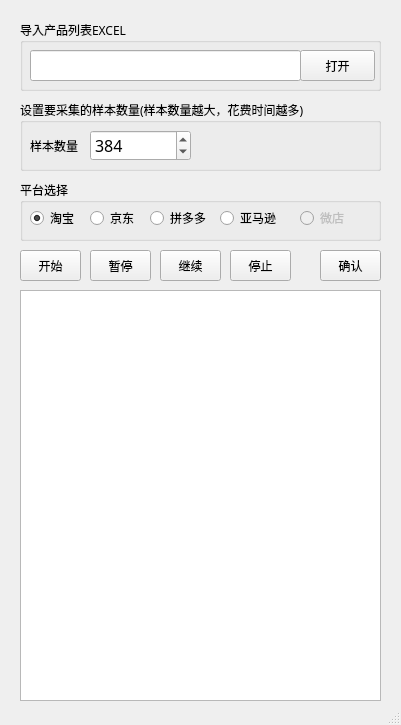
<?xml version="1.0" encoding="UTF-8"?>
<ui version="4.0">
 <class>MainWindow</class>
 <widget class="QMainWindow" name="MainWindow">
  <property name="geometry">
   <rect>
    <x>0</x>
    <y>0</y>
    <width>401</width>
    <height>725</height>
   </rect>
  </property>
  <property name="minimumSize">
   <size>
    <width>401</width>
    <height>725</height>
   </size>
  </property>
  <property name="maximumSize">
   <size>
    <width>491</width>
    <height>725</height>
   </size>
  </property>
  <property name="windowTitle">
   <string>kiki烹小鲜</string>
  </property>
  <widget class="QWidget" name="centralwidget">
   <widget class="QGroupBox" name="groupBox">
    <property name="geometry">
     <rect>
      <x>20</x>
      <y>20</y>
      <width>361</width>
      <height>71</height>
     </rect>
    </property>
    <property name="font">
     <font>
      <family>微软雅黑</family>
     </font>
    </property>
    <property name="title">
     <string>导入产品列表EXCEL</string>
    </property>
    <widget class="QLineEdit" name="lineEdit_input_excel">
     <property name="geometry">
      <rect>
       <x>10</x>
       <y>30</y>
       <width>271</width>
       <height>31</height>
      </rect>
     </property>
     <property name="font">
      <font>
       <family>微软雅黑</family>
      </font>
     </property>
    </widget>
    <widget class="QPushButton" name="pushButton_select_excel">
     <property name="geometry">
      <rect>
       <x>280</x>
       <y>30</y>
       <width>75</width>
       <height>31</height>
      </rect>
     </property>
     <property name="font">
      <font>
       <family>微软雅黑</family>
      </font>
     </property>
     <property name="text">
      <string>打开</string>
     </property>
    </widget>
   </widget>
   <widget class="QGroupBox" name="groupBox_3">
    <property name="geometry">
     <rect>
      <x>20</x>
      <y>180</y>
      <width>361</width>
      <height>61</height>
     </rect>
    </property>
    <property name="font">
     <font>
      <family>微软雅黑</family>
     </font>
    </property>
    <property name="title">
     <string>平台选择</string>
    </property>
    <widget class="QRadioButton" name="radioButton_platform_tb">
     <property name="geometry">
      <rect>
       <x>10</x>
       <y>30</y>
       <width>51</width>
       <height>16</height>
      </rect>
     </property>
     <property name="font">
      <font>
       <family>微软雅黑</family>
      </font>
     </property>
     <property name="text">
      <string>淘宝</string>
     </property>
     <property name="checked">
      <bool>true</bool>
     </property>
    </widget>
    <widget class="QRadioButton" name="radioButton_platform_jd">
     <property name="geometry">
      <rect>
       <x>70</x>
       <y>30</y>
       <width>51</width>
       <height>16</height>
      </rect>
     </property>
     <property name="font">
      <font>
       <family>微软雅黑</family>
      </font>
     </property>
     <property name="text">
      <string>京东</string>
     </property>
    </widget>
    <widget class="QRadioButton" name="radioButton_platform_pdd">
     <property name="enabled">
      <bool>true</bool>
     </property>
     <property name="geometry">
      <rect>
       <x>130</x>
       <y>30</y>
       <width>61</width>
       <height>16</height>
      </rect>
     </property>
     <property name="font">
      <font>
       <family>微软雅黑</family>
      </font>
     </property>
     <property name="text">
      <string>拼多多</string>
     </property>
    </widget>
    <widget class="QRadioButton" name="radioButton_platform_am">
     <property name="enabled">
      <bool>true</bool>
     </property>
     <property name="geometry">
      <rect>
       <x>200</x>
       <y>30</y>
       <width>61</width>
       <height>16</height>
      </rect>
     </property>
     <property name="font">
      <font>
       <family>微软雅黑</family>
      </font>
     </property>
     <property name="text">
      <string>亚马逊</string>
     </property>
    </widget>
    <widget class="QRadioButton" name="radioButton_platform_wd">
     <property name="enabled">
      <bool>false</bool>
     </property>
     <property name="geometry">
      <rect>
       <x>280</x>
       <y>30</y>
       <width>51</width>
       <height>16</height>
      </rect>
     </property>
     <property name="font">
      <font>
       <family>微软雅黑</family>
      </font>
     </property>
     <property name="text">
      <string>微店</string>
     </property>
    </widget>
   </widget>
   <widget class="QPushButton" name="pushButton_start">
    <property name="geometry">
     <rect>
      <x>20</x>
      <y>250</y>
      <width>61</width>
      <height>31</height>
     </rect>
    </property>
    <property name="font">
     <font>
      <family>微软雅黑</family>
     </font>
    </property>
    <property name="text">
     <string>开始</string>
    </property>
   </widget>
   <widget class="QPushButton" name="pushButton_pause">
    <property name="geometry">
     <rect>
      <x>90</x>
      <y>250</y>
      <width>61</width>
      <height>31</height>
     </rect>
    </property>
    <property name="font">
     <font>
      <family>微软雅黑</family>
     </font>
    </property>
    <property name="text">
     <string>暂停</string>
    </property>
   </widget>
   <widget class="QPushButton" name="pushButton_stop">
    <property name="geometry">
     <rect>
      <x>230</x>
      <y>250</y>
      <width>61</width>
      <height>31</height>
     </rect>
    </property>
    <property name="font">
     <font>
      <family>微软雅黑</family>
     </font>
    </property>
    <property name="text">
     <string>停止</string>
    </property>
   </widget>
   <widget class="QTextBrowser" name="textBrowser">
    <property name="geometry">
     <rect>
      <x>20</x>
      <y>290</y>
      <width>361</width>
      <height>411</height>
     </rect>
    </property>
    <property name="font">
     <font>
      <family>微软雅黑</family>
     </font>
    </property>
   </widget>
   <widget class="QGroupBox" name="groupBox_4">
    <property name="geometry">
     <rect>
      <x>20</x>
      <y>100</y>
      <width>361</width>
      <height>71</height>
     </rect>
    </property>
    <property name="font">
     <font>
      <family>微软雅黑</family>
     </font>
    </property>
    <property name="title">
     <string>设置要采集的样本数量(样本数量越大，花费时间越多)</string>
    </property>
    <widget class="QSpinBox" name="spinBox_sales_count">
     <property name="geometry">
      <rect>
       <x>70</x>
       <y>30</y>
       <width>101</width>
       <height>31</height>
      </rect>
     </property>
     <property name="font">
      <font>
       <family>微软雅黑</family>
       <pointsize>12</pointsize>
      </font>
     </property>
     <property name="maximum">
      <number>9999</number>
     </property>
     <property name="value">
      <number>384</number>
     </property>
    </widget>
    <widget class="QLabel" name="label_5">
     <property name="geometry">
      <rect>
       <x>10</x>
       <y>30</y>
       <width>54</width>
       <height>31</height>
      </rect>
     </property>
     <property name="font">
      <font>
       <family>微软雅黑</family>
      </font>
     </property>
     <property name="text">
      <string>样本数量</string>
     </property>
    </widget>
   </widget>
   <widget class="QPushButton" name="pushButton_continue">
    <property name="geometry">
     <rect>
      <x>160</x>
      <y>250</y>
      <width>61</width>
      <height>31</height>
     </rect>
    </property>
    <property name="font">
     <font>
      <family>微软雅黑</family>
     </font>
    </property>
    <property name="text">
     <string>继续</string>
    </property>
   </widget>
   <widget class="QPushButton" name="pushButton_confirm">
    <property name="geometry">
     <rect>
      <x>320</x>
      <y>250</y>
      <width>61</width>
      <height>31</height>
     </rect>
    </property>
    <property name="font">
     <font>
      <family>微软雅黑</family>
     </font>
    </property>
    <property name="text">
     <string>确认</string>
    </property>
   </widget>
  </widget>
  <widget class="QStatusBar" name="statusbar"/>
 </widget>
 <resources/>
 <connections/>
</ui>
